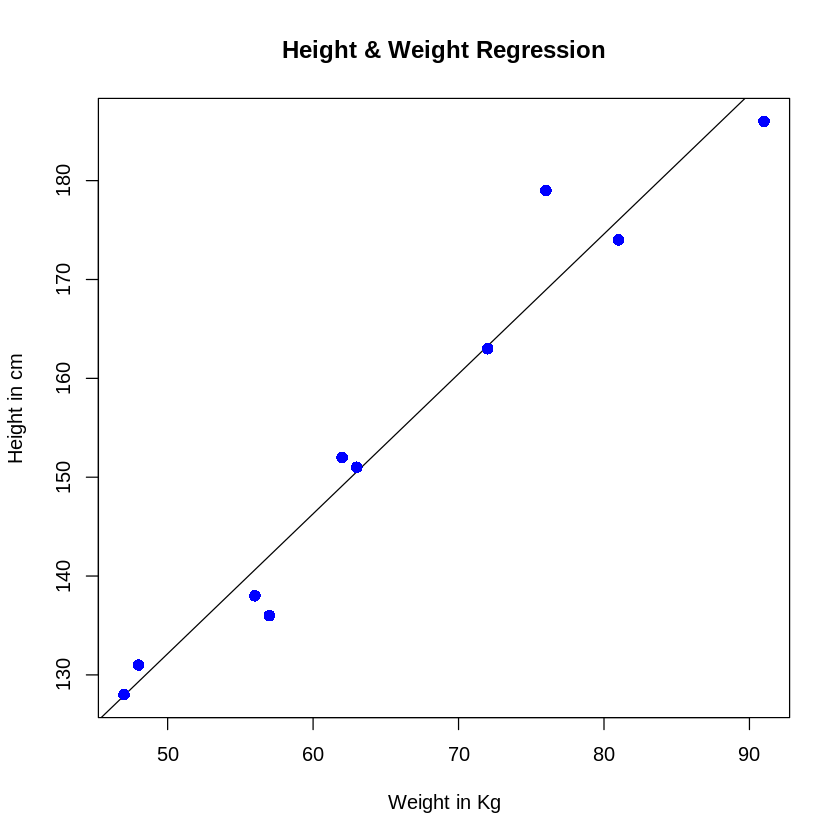

Source code (R):
#1ST

x <- c(151, 174, 138, 186, 128, 136, 179, 163, 152, 131)
y <- c(63, 81, 56, 91, 47, 57, 76, 72, 62, 48)

relation <- lm(y~x)
print(relation)

print(summary(relation))

a <- data.frame(x = 170)
result <-  predict(relation,a)
print(result)

plot(y,x,col = "blue",main = "Height & Weight Regression", abline(lm(x~y)),cex = 1.3,pch = 16,xlab = "Weight in Kg",ylab = "Height in cm")

#2ND

sfly<-c(26,23,33,6,3,4,20,2)
mfly<-c(4,5,12,9,15,10,8,22)
speed<-c(3,4,4,5,6,7,7,9)
ivert<-cbind(sfly,mfly)
dim(ivert)
spd<-cbind(speed)
spd
dim(spd)
ivert

matplot(spd,ivert,type='b',pch=1:2,col=2,lty=2:3,xlab='Speed',ylab='Invertebrate')+legend(x ='topright',legend=c('Stonefly','MayFly'),col=1,pch=1:2,lty=2:3)
